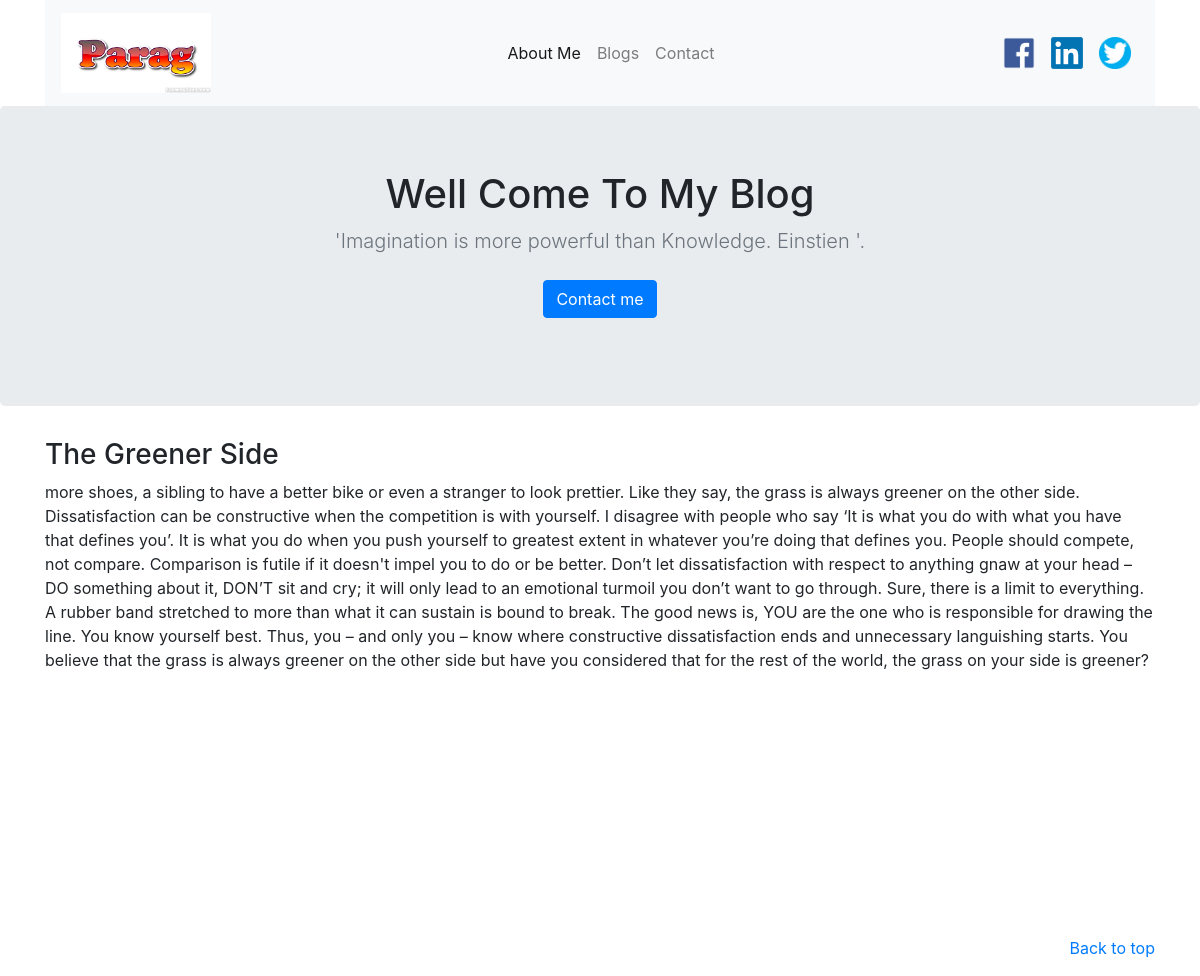
Page /blogs/3/ on the committed database.
### blog/models.py (models this page shows, shortened)
class Blog(models.Model):
    title = models.CharField(max_length=250)
    body = models.TextField()
    pub_date = models.DateTimeField()

### blog/views.py (the view)
# urls.py: path('blogs/<int:blog_id>/', views.detail, name = 'detail'),
def detail(request, blog_id):
    detail_page = get_object_or_404(Blog, pk=blog_id)
    return render(request, 'blog/detail.html',{'detail_blog': detail_page})

### blog/templates/blog/detail.html (shortened to what this page needs)
{% extends 'blog/base.html' %}
{% block text %}
    <main role="main">
        <section class="jumbotron text-center">
            <div class="container">
                <h1 class="jumbotron-heading">Well Come To My Blog</h1>
                <p class="lead text-muted">'Imagination is more powerful than Knowledge. Einstien '.</p>
                <p>
                    <a href="{% url 'contacts' %}" class="btn btn-primary my-2">Contact me</a>
                </p>
            </div>
        </section>
    </main>
    <div class="container">
        <h3>{{ detail_blog.title }}</h3>
        <body>{{ detail_blog.body }}</body>
        <br>
        <br>
        <br>
        <br>
        <br>
        <br>
    </div>
    <br>
    <br>
    <br>
    <br>
    <br>
    <br>
    <footer class="text-muted">
        <div class="container">
            <p class="float-right">
                <a href="{% url 'home' %}">Back to top</a>
            </p>
        </div>
    </footer>
    </body>
    </html>
{% endblock text %}

### rows in the picture
Blog: title "The Greener Side", body "more shoes, a sibling to have a better bike or even a stranger to look prettier. Like they say, the grass is always greener on the other side. Dissatisfaction can be constructive when the competition is with yourself. I disagree with people who say ‘It is what you do with what you have that defines you’. It is what you do when you push yourself to greatest extent in whatever you’re doing that defines you. People should compete, not compare. Comparison is futile if it doesn't impel you to do or be better. Don’t let dissatisfaction with respect to anything gnaw at your head – DO something about it, DON’T sit and cry; it will only lead to an emotional turmoil you don’t want to go through.…"
